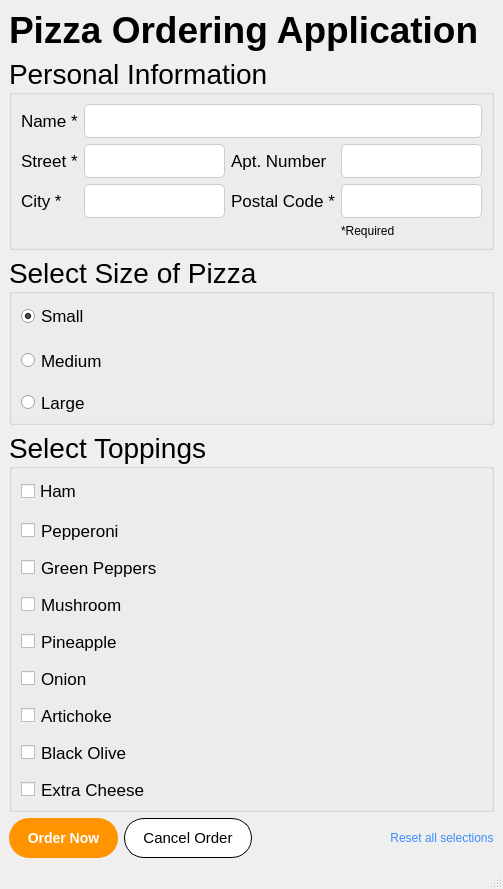
<?xml version="1.0" encoding="UTF-8"?>
<ui version="4.0">
 <class>PizzaOrder</class>
 <widget class="QMainWindow" name="PizzaOrder">
  <property name="geometry">
   <rect>
    <x>0</x>
    <y>0</y>
    <width>503</width>
    <height>818</height>
   </rect>
  </property>
  <property name="sizePolicy">
   <sizepolicy hsizetype="Fixed" vsizetype="Maximum">
    <horstretch>0</horstretch>
    <verstretch>0</verstretch>
   </sizepolicy>
  </property>
  <property name="windowTitle">
   <string>PizzaOrder</string>
  </property>
  <property name="styleSheet">
   <string notr="true">#{
	background-color: white;
}</string>
  </property>
  <widget class="QWidget" name="centralwidget">
   <property name="sizePolicy">
    <sizepolicy hsizetype="Preferred" vsizetype="Preferred">
     <horstretch>0</horstretch>
     <verstretch>0</verstretch>
    </sizepolicy>
   </property>
   <layout class="QVBoxLayout" name="verticalLayout_2">
    <item>
     <widget class="QLabel" name="lbl_header">
      <property name="font">
       <font>
        <pointsize>28</pointsize>
        <bold>true</bold>
       </font>
      </property>
      <property name="text">
       <string>Pizza Ordering Application</string>
      </property>
     </widget>
    </item>
    <item>
     <widget class="QGroupBox" name="group_info">
      <property name="font">
       <font>
        <pointsize>21</pointsize>
       </font>
      </property>
      <property name="styleSheet">
       <string notr="true"/>
      </property>
      <property name="title">
       <string>Personal Information</string>
      </property>
      <layout class="QGridLayout" name="gridLayout">
       <item row="1" column="1">
        <widget class="QLineEdit" name="txt_street">
         <property name="font">
          <font>
           <pointsize>-1</pointsize>
           <italic>false</italic>
           <bold>false</bold>
          </font>
         </property>
         <property name="styleSheet">
          <string notr="true">#txt_street{
	padding: 6px 0px;
	height: 20px;
	border: 1px solid #CCCCCC;
	font: 13px;
	border-style: solid;
	border-radius: 5px;
}</string>
         </property>
        </widget>
       </item>
       <item row="0" column="0">
        <widget class="QLabel" name="lbl_name">
         <property name="sizePolicy">
          <sizepolicy hsizetype="Fixed" vsizetype="Preferred">
           <horstretch>0</horstretch>
           <verstretch>0</verstretch>
          </sizepolicy>
         </property>
         <property name="font">
          <font>
           <pointsize>13</pointsize>
          </font>
         </property>
         <property name="text">
          <string>Name *</string>
         </property>
        </widget>
       </item>
       <item row="0" column="1" colspan="3">
        <widget class="QLineEdit" name="txt_name">
         <property name="styleSheet">
          <string notr="true">#txt_name{
	padding: 6px 0px;
	height: 20px;
	border: 1px solid #CCCCCC;
	font: 13px;
	border-style: solid;
	border-radius: 5px;
}</string>
         </property>
        </widget>
       </item>
       <item row="2" column="1">
        <widget class="QLineEdit" name="txt_city">
         <property name="styleSheet">
          <string notr="true">#txt_city{
	padding: 6px 0px;
	height: 20px;
	border: 1px solid #CCCCCC;
	font: 13px;
	border-style: solid;
	border-radius: 5px;
}</string>
         </property>
        </widget>
       </item>
       <item row="2" column="2">
        <widget class="QLabel" name="lbl_postal">
         <property name="font">
          <font>
           <pointsize>13</pointsize>
          </font>
         </property>
         <property name="text">
          <string>Postal Code *</string>
         </property>
        </widget>
       </item>
       <item row="2" column="0">
        <widget class="QLabel" name="lbl_city">
         <property name="font">
          <font>
           <pointsize>13</pointsize>
          </font>
         </property>
         <property name="text">
          <string>City *</string>
         </property>
        </widget>
       </item>
       <item row="1" column="3">
        <widget class="QLineEdit" name="txt_apt">
         <property name="styleSheet">
          <string notr="true">#txt_apt{
	padding: 6px 0px;
	height: 20px;
	border: 1px solid #CCCCCC;
	font: 13px;
	border-style: solid;
	border-radius: 5px;
}</string>
         </property>
        </widget>
       </item>
       <item row="2" column="3">
        <widget class="QLineEdit" name="txt_postal">
         <property name="styleSheet">
          <string notr="true">#txt_postal{
	padding: 6px 0px;
	height: 20px;
	border: 1px solid #CCCCCC;
	font: 13px;
	border-style: solid;
	border-radius: 5px;
}</string>
         </property>
        </widget>
       </item>
       <item row="1" column="2">
        <widget class="QLabel" name="lbl_apt">
         <property name="font">
          <font>
           <pointsize>13</pointsize>
          </font>
         </property>
         <property name="text">
          <string>Apt. Number</string>
         </property>
        </widget>
       </item>
       <item row="1" column="0">
        <widget class="QLabel" name="lbl_street">
         <property name="font">
          <font>
           <pointsize>13</pointsize>
          </font>
         </property>
         <property name="text">
          <string>Street *</string>
         </property>
        </widget>
       </item>
       <item row="3" column="3">
        <widget class="QLabel" name="label">
         <property name="text">
          <string>*Required</string>
         </property>
        </widget>
       </item>
      </layout>
     </widget>
    </item>
    <item>
     <widget class="QGroupBox" name="group_size">
      <property name="font">
       <font>
        <pointsize>21</pointsize>
       </font>
      </property>
      <property name="title">
       <string>Select Size of Pizza</string>
      </property>
      <layout class="QVBoxLayout" name="verticalLayout">
       <item>
        <widget class="QRadioButton" name="rd_small">
         <property name="font">
          <font>
           <pointsize>13</pointsize>
          </font>
         </property>
         <property name="styleSheet">
          <string notr="true"/>
         </property>
         <property name="text">
          <string>Small</string>
         </property>
         <property name="checked">
          <bool>true</bool>
         </property>
         <property name="autoExclusive">
          <bool>true</bool>
         </property>
        </widget>
       </item>
       <item>
        <widget class="QRadioButton" name="rd_medium">
         <property name="font">
          <font>
           <pointsize>13</pointsize>
          </font>
         </property>
         <property name="styleSheet">
          <string notr="true">margin-top: 15px;</string>
         </property>
         <property name="text">
          <string>Medium</string>
         </property>
         <property name="autoExclusive">
          <bool>true</bool>
         </property>
        </widget>
       </item>
       <item>
        <widget class="QRadioButton" name="rd_large">
         <property name="font">
          <font>
           <pointsize>13</pointsize>
          </font>
         </property>
         <property name="styleSheet">
          <string notr="true">margin-top: 15px;</string>
         </property>
         <property name="text">
          <string>Large</string>
         </property>
         <property name="autoExclusive">
          <bool>true</bool>
         </property>
        </widget>
       </item>
      </layout>
     </widget>
    </item>
    <item>
     <widget class="QGroupBox" name="group_toppings">
      <property name="font">
       <font>
        <pointsize>21</pointsize>
       </font>
      </property>
      <property name="styleSheet">
       <string notr="true"/>
      </property>
      <property name="title">
       <string>Select Toppings</string>
      </property>
      <layout class="QVBoxLayout" name="verticalLayout_3">
       <item>
        <widget class="QCheckBox" name="ck_ham">
         <property name="font">
          <font>
           <pointsize>13</pointsize>
          </font>
         </property>
         <property name="text">
          <string>Ham</string>
         </property>
        </widget>
       </item>
       <item>
        <widget class="QCheckBox" name="ck_pepperoni">
         <property name="font">
          <font>
           <pointsize>13</pointsize>
          </font>
         </property>
         <property name="styleSheet">
          <string notr="true">margin-top: 10px;</string>
         </property>
         <property name="text">
          <string>Pepperoni</string>
         </property>
        </widget>
       </item>
       <item>
        <widget class="QCheckBox" name="ck_peppers">
         <property name="font">
          <font>
           <pointsize>13</pointsize>
          </font>
         </property>
         <property name="styleSheet">
          <string notr="true">margin-top: 10px;</string>
         </property>
         <property name="text">
          <string>Green Peppers</string>
         </property>
        </widget>
       </item>
       <item>
        <widget class="QCheckBox" name="ck_mushroom">
         <property name="font">
          <font>
           <pointsize>13</pointsize>
          </font>
         </property>
         <property name="styleSheet">
          <string notr="true">margin-top: 10px;</string>
         </property>
         <property name="text">
          <string>Mushroom</string>
         </property>
        </widget>
       </item>
       <item>
        <widget class="QCheckBox" name="ck_pineapple">
         <property name="font">
          <font>
           <pointsize>13</pointsize>
          </font>
         </property>
         <property name="styleSheet">
          <string notr="true">margin-top: 10px;</string>
         </property>
         <property name="text">
          <string>Pineapple</string>
         </property>
        </widget>
       </item>
       <item>
        <widget class="QCheckBox" name="ck_onion">
         <property name="font">
          <font>
           <pointsize>13</pointsize>
          </font>
         </property>
         <property name="styleSheet">
          <string notr="true">margin-top: 10px;</string>
         </property>
         <property name="text">
          <string>Onion</string>
         </property>
        </widget>
       </item>
       <item>
        <widget class="QCheckBox" name="ck_artichoke">
         <property name="font">
          <font>
           <pointsize>13</pointsize>
          </font>
         </property>
         <property name="styleSheet">
          <string notr="true">margin-top: 10px;</string>
         </property>
         <property name="text">
          <string>Artichoke</string>
         </property>
        </widget>
       </item>
       <item>
        <widget class="QCheckBox" name="ck_olive">
         <property name="font">
          <font>
           <pointsize>13</pointsize>
          </font>
         </property>
         <property name="styleSheet">
          <string notr="true">margin-top: 10px;</string>
         </property>
         <property name="text">
          <string>Black Olive</string>
         </property>
        </widget>
       </item>
       <item>
        <widget class="QCheckBox" name="ck_cheese">
         <property name="font">
          <font>
           <pointsize>13</pointsize>
          </font>
         </property>
         <property name="styleSheet">
          <string notr="true">margin-top: 10px;</string>
         </property>
         <property name="text">
          <string>Extra Cheese</string>
         </property>
        </widget>
       </item>
      </layout>
     </widget>
    </item>
    <item>
     <layout class="QHBoxLayout" name="horizontalLayout">
      <item alignment="Qt::AlignLeft">
       <widget class="QPushButton" name="btn_order">
        <property name="sizePolicy">
         <sizepolicy hsizetype="Fixed" vsizetype="Fixed">
          <horstretch>0</horstretch>
          <verstretch>0</verstretch>
         </sizepolicy>
        </property>
        <property name="styleSheet">
         <string notr="true">QPushButton#btn_order {
    background-color: rgb(255, 147, 0);
	width: 109px;
	height: 40px;
	border-style: solid;
	border-radius: 20px;
	font: bold 14px;
	color: white;
}
QPushButton#btn_order:pressed {
    background-color: rgba(255, 147, 0, 204);
    border-style: solid;
}</string>
        </property>
        <property name="text">
         <string>Order Now</string>
        </property>
       </widget>
      </item>
      <item>
       <widget class="QPushButton" name="btn_cancel">
        <property name="sizePolicy">
         <sizepolicy hsizetype="Fixed" vsizetype="Fixed">
          <horstretch>0</horstretch>
          <verstretch>0</verstretch>
         </sizepolicy>
        </property>
        <property name="styleSheet">
         <string notr="true">QPushButton#btn_cancel {
    background-color: rgb(255, 255, 255);
	width: 126px;
	height: 38px;
	border-style: inset;
	border-width: 1px;
	border-color: black;
	border-radius: 20px;
	font: 15px;
	color: black;
}
QPushButton#btn_cancel:pressed {
    color: rgb(145, 145, 145);
    border-style: inset;
	border-color: rgb(145, 145, 145);
}</string>
        </property>
        <property name="text">
         <string>Cancel Order</string>
        </property>
       </widget>
      </item>
      <item>
       <spacer name="horizontalSpacer">
        <property name="orientation">
         <enum>Qt::Horizontal</enum>
        </property>
        <property name="sizeHint" stdset="0">
         <size>
          <width>40</width>
          <height>20</height>
         </size>
        </property>
       </spacer>
      </item>
      <item alignment="Qt::AlignLeft">
       <widget class="QPushButton" name="btn_reset">
        <property name="sizePolicy">
         <sizepolicy hsizetype="Fixed" vsizetype="Fixed">
          <horstretch>0</horstretch>
          <verstretch>0</verstretch>
         </sizepolicy>
        </property>
        <property name="styleSheet">
         <string notr="true">QPushButton#btn_reset {
   	background: none;
	color: #3D8BFD;
	border: none;
}
QPushButton#btn_reset:pressed {
   	background: none;
	color: #005fc9;
}</string>
        </property>
        <property name="text">
         <string>Reset all selections</string>
        </property>
       </widget>
      </item>
     </layout>
    </item>
   </layout>
  </widget>
  <widget class="QMenuBar" name="menubar">
   <property name="geometry">
    <rect>
     <x>0</x>
     <y>0</y>
     <width>503</width>
     <height>24</height>
    </rect>
   </property>
  </widget>
  <widget class="QStatusBar" name="statusbar"/>
 </widget>
 <tabstops>
  <tabstop>txt_name</tabstop>
  <tabstop>txt_street</tabstop>
  <tabstop>txt_apt</tabstop>
  <tabstop>txt_city</tabstop>
  <tabstop>txt_postal</tabstop>
  <tabstop>rd_small</tabstop>
  <tabstop>rd_medium</tabstop>
  <tabstop>rd_large</tabstop>
  <tabstop>ck_pepperoni</tabstop>
  <tabstop>ck_ham</tabstop>
  <tabstop>ck_peppers</tabstop>
  <tabstop>ck_mushroom</tabstop>
  <tabstop>ck_pineapple</tabstop>
  <tabstop>ck_onion</tabstop>
  <tabstop>ck_artichoke</tabstop>
  <tabstop>ck_olive</tabstop>
  <tabstop>ck_cheese</tabstop>
  <tabstop>btn_order</tabstop>
  <tabstop>btn_cancel</tabstop>
  <tabstop>btn_reset</tabstop>
 </tabstops>
 <resources/>
 <connections/>
</ui>
